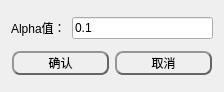
<?xml version="1.0" encoding="UTF-8"?>
<ui version="4.0">
 <class>PolygonDlgClass</class>
 <widget class="QWidget" name="PolygonDlgClass">
  <property name="geometry">
   <rect>
    <x>0</x>
    <y>0</y>
    <width>224</width>
    <height>92</height>
   </rect>
  </property>
  <property name="windowTitle">
   <string>多边形</string>
  </property>
  <layout class="QGridLayout" name="gridLayout_2">
   <item row="0" column="0">
    <layout class="QGridLayout" name="gridLayout">
     <item row="0" column="0">
      <widget class="QLabel" name="label_5">
       <property name="text">
        <string>Alpha值：</string>
       </property>
      </widget>
     </item>
     <item row="0" column="1">
      <widget class="QLineEdit" name="Alpha">
       <property name="text">
        <string>0.1</string>
       </property>
      </widget>
     </item>
    </layout>
   </item>
   <item row="1" column="0">
    <layout class="QHBoxLayout" name="horizontalLayout">
     <item>
      <spacer name="horizontalSpacer">
       <property name="orientation">
        <enum>Qt::Horizontal</enum>
       </property>
       <property name="sizeHint" stdset="0">
        <size>
         <width>40</width>
         <height>20</height>
        </size>
       </property>
      </spacer>
     </item>
     <item>
      <widget class="QPushButton" name="btn_ok">
       <property name="minimumSize">
        <size>
         <width>97</width>
         <height>24</height>
        </size>
       </property>
       <property name="maximumSize">
        <size>
         <width>97</width>
         <height>16777215</height>
        </size>
       </property>
       <property name="styleSheet">
        <string notr="true">QPushButton{
	color: rgb(0, 0, 0);
	background-color: rgba(255, 255, 255,0);
	border:2px outset rgb(100, 100, 100);
	border-radius:8px;
  	text-align: center center;
} 

/*鼠标放在按钮上方*/
QPushButton:hover:enabled {
	background-color: rgba(255, 255, 255,150);
	border:2px outset rgba(100, 100, 100,150);
} 

/*鼠标点击按钮*/
QPushButton:pressed:enabled {
	background-color: rgba(255, 255, 255,255);
	border:4px outset rgba(100, 100, 100,255);
}

QPushButton:enabled{ 
	color: rgb(0, 0, 0);
	background-color: rgba(255, 255, 255,0);
	border:2px outset rgb(100, 100, 100);
}

QPushButton:disabled{ 
	color: rgb(150, 150, 150);
	background-color: rgba(150, 150, 150,0);
	border:2px outset rgb(100, 100, 100);
}</string>
       </property>
       <property name="text">
        <string>确认</string>
       </property>
      </widget>
     </item>
     <item>
      <spacer name="horizontalSpacer_2">
       <property name="orientation">
        <enum>Qt::Horizontal</enum>
       </property>
       <property name="sizeHint" stdset="0">
        <size>
         <width>40</width>
         <height>20</height>
        </size>
       </property>
      </spacer>
     </item>
     <item>
      <widget class="QPushButton" name="btn_cancel">
       <property name="minimumSize">
        <size>
         <width>97</width>
         <height>24</height>
        </size>
       </property>
       <property name="styleSheet">
        <string notr="true">QPushButton{
	color: rgb(0, 0, 0);
	background-color: rgba(255, 255, 255,0);
	border:2px outset rgb(100, 100, 100);
	border-radius:8px;
  	text-align: center center;
} 

/*鼠标放在按钮上方*/
QPushButton:hover:enabled {
	background-color: rgba(255, 255, 255,150);
	border:2px outset rgba(100, 100, 100,150);
} 

/*鼠标点击按钮*/
QPushButton:pressed:enabled {
	background-color: rgba(255, 255, 255,255);
	border:4px outset rgba(100, 100, 100,255);
}

QPushButton:enabled{ 
	color: rgb(0, 0, 0);
	background-color: rgba(255, 255, 255,0);
	border:2px outset rgb(100, 100, 100);
}

QPushButton:disabled{ 
	color: rgb(150, 150, 150);
	background-color: rgba(150, 150, 150,0);
	border:2px outset rgb(100, 100, 100);
}</string>
       </property>
       <property name="text">
        <string>取消</string>
       </property>
      </widget>
     </item>
     <item>
      <spacer name="horizontalSpacer_3">
       <property name="orientation">
        <enum>Qt::Horizontal</enum>
       </property>
       <property name="sizeHint" stdset="0">
        <size>
         <width>40</width>
         <height>20</height>
        </size>
       </property>
      </spacer>
     </item>
    </layout>
   </item>
  </layout>
 </widget>
 <layoutdefault spacing="6" margin="11"/>
 <resources/>
 <connections/>
</ui>
